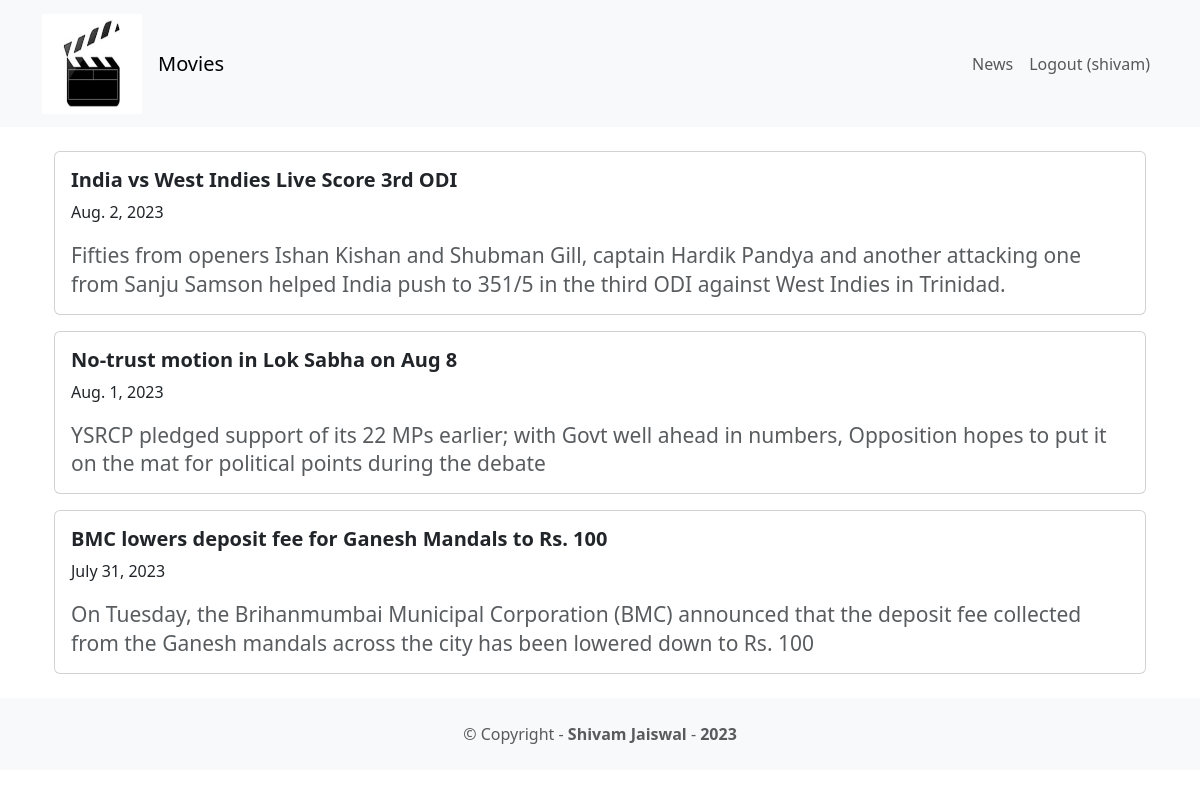
Page /news/ (signed in) on the committed database.
### news/models.py (models this page shows)
class News(models.Model):
    headline=models.CharField(max_length=200)
    body=models.TextField()
    date=models.DateField()

### news/views.py (the view)
# urls.py: path('news/',include('news.urls')),
def news(request):
    news=News.objects.all().order_by('-date')
    return render(request,'news.html',{'news':news})

### news/templates/news.html
{% extends 'base.html' %}
{% block content %}
<div class="container mz my-4">
   {% for new in news %}
   <div class="card mb-3">
    <div class="row g-0">
        <div >
            <div class="card-body">
   <h5 class="card-title fw-bold" >{{ new.headline }}</h5>
   <p class="card-text">{{ new.date }}</p>
   <h4 class="card-text"><small class="text-muted">{{ new.body }}</small></h4>
</div>
</div>
</div>
</div>
   {% endfor %}
</div>
{% endblock content %}

### moviereviews/templates/base.html (shortened to what this page needs)
<!DOCTYPE html>
<html lang="en">
<head>
    <link href="https://cdn.jsdelivr.net/npm/bootstrap@5.3.1/dist/css/bootstrap.min.css" rel="stylesheet">
</head>
<body>
  <nav class="navbar navbar-expand-lg navbar-light
  bg-light mb-3">
  <div class="container">
    <a class="navbar-brand" href="{% url 'home'
 %}">
 {% load static %}
 <img src="{% static 'images/images.jpeg' %}" alt="" width="100" height="100" class="d-inline-block align-text-top" />
 </a>
    <a class="navbar-brand" href="{% url 'home' %}">Movies</a>
    <div class="collapse navbar-collapse"
    id="navbarNavAltMarkup">
    <div class="navbar-nav ms-auto">
    <a class="nav-link" href="{% url 'news' %}">News</a>
    {% if user.is_authenticated %}
  <a class="nav-link" href="{% url 'logoutaccount' %}"> Logout ({{ user.username }}) </a>
 {% else %}
    <a class="nav-link" href="{% url 'loginaccount' %}">Login</a>
    <a class="nav-link" href="{% url "singup" %}">Sign Up</a>
    {% endif %}
    </div>
    </div>
    </div>
  </nav>
  <div class="container">
    {% block content %}
    {% endblock content %}
    </div>
    <footer class="text-center text-lg-start bg-light
 text-muted mt-4">
 <div class="text-center p-4">
 © Copyright -
 <a class="text-reset fw-bold text-decoration-none"
 target="_blank"
 href="https://twitter.com/greglim81">
 Shivam Jaiswal
 </a> -
 <a class="text-reset fw-bold text-decoration-none"
 target="_blank"
 href="https://twitter.com/danielgarax">
 2023
 </a>
 </div>
 </footer>
</body>
</html>

### rows in the picture
News: headline "India vs West Indies Live Score 3rd ODI", date "Aug. 2, 2023", body "Fifties from openers Ishan Kishan and Shubman Gill, captain Hardik Pandya and another attacking one from Sanju Samson helped India push to 351/5 in the third ODI against West Indies in Trinidad."
News: headline "No-trust motion in Lok Sabha on Aug 8", date "Aug. 1, 2023", body "YSRCP pledged support of its 22 MPs earlier; with Govt well ahead in numbers, Opposition hopes to put it on the mat for political points during the debate"
News: headline "BMC lowers deposit fee for Ganesh Mandals to Rs. 100", date "July 31, 2023", body "On Tuesday, the Brihanmumbai Municipal Corporation (BMC) announced that the deposit fee collected from the Ganesh mandals across the city has been lowered down to Rs. 100"

### other values in the picture
{{ user.username }} "shivam"
